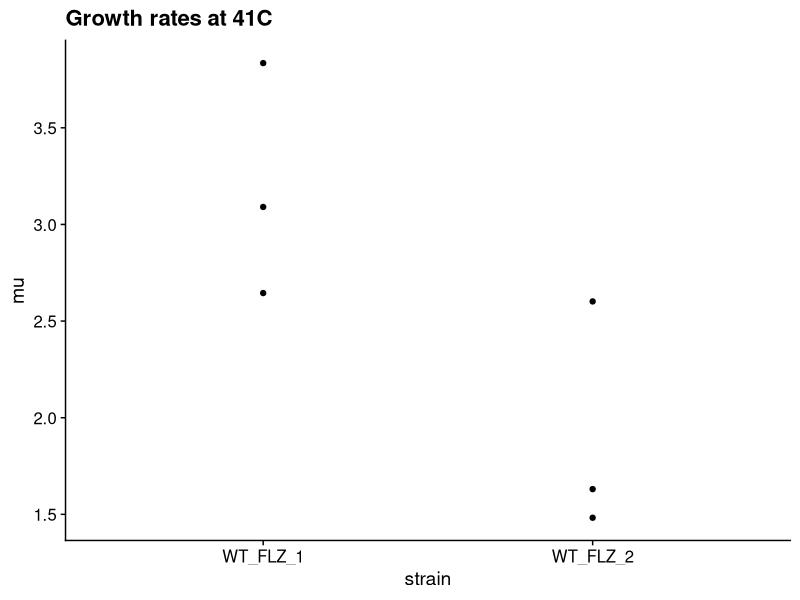
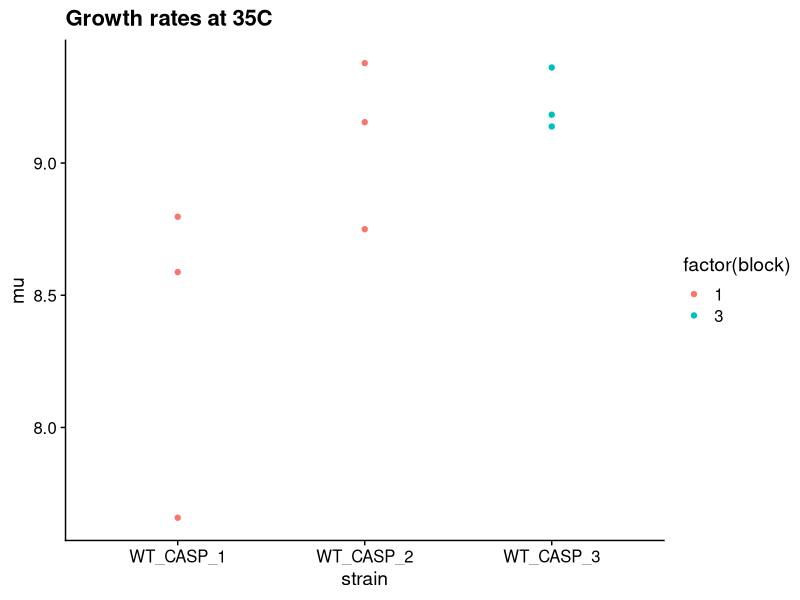
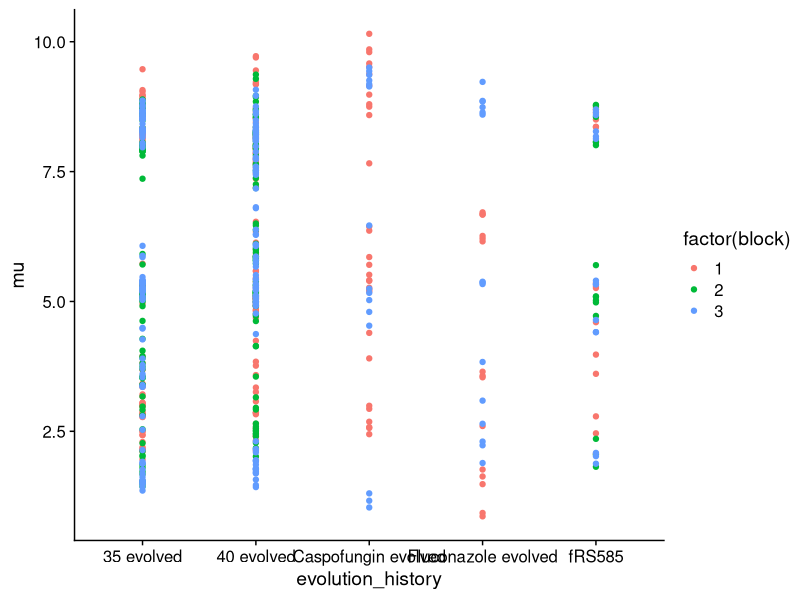
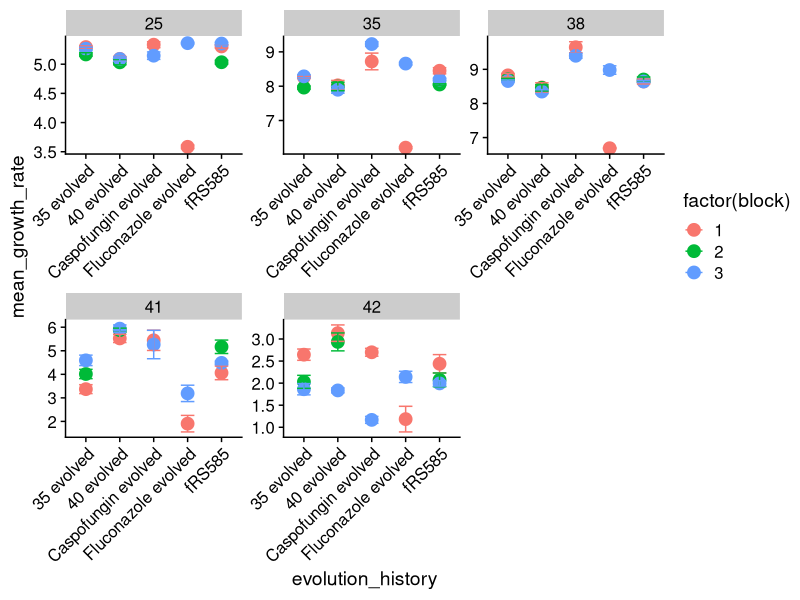
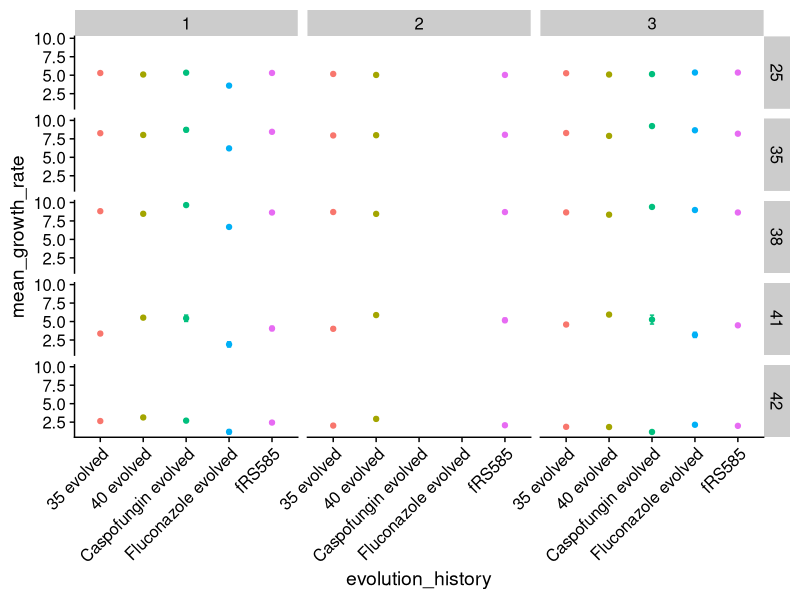
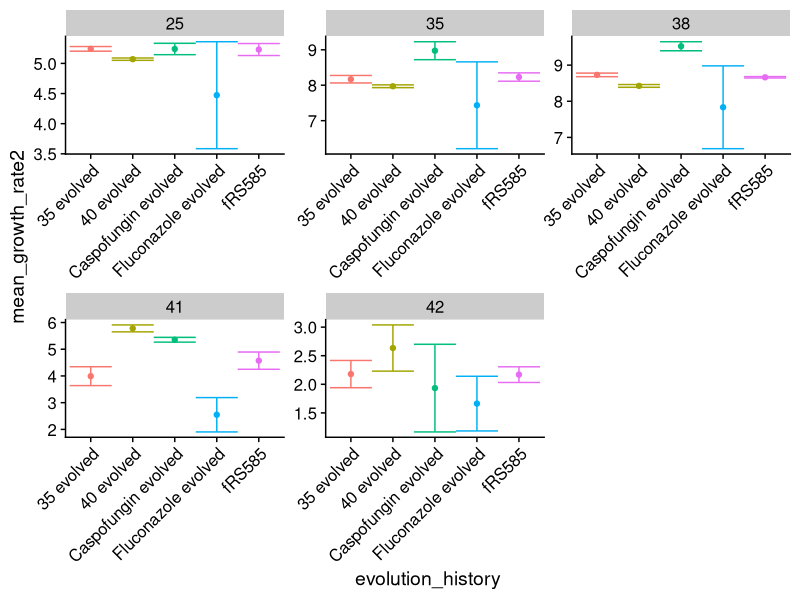
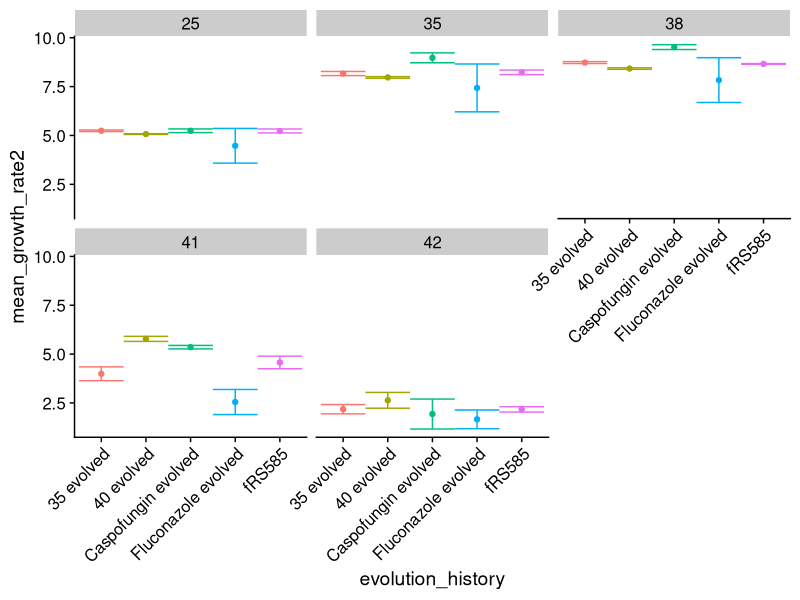
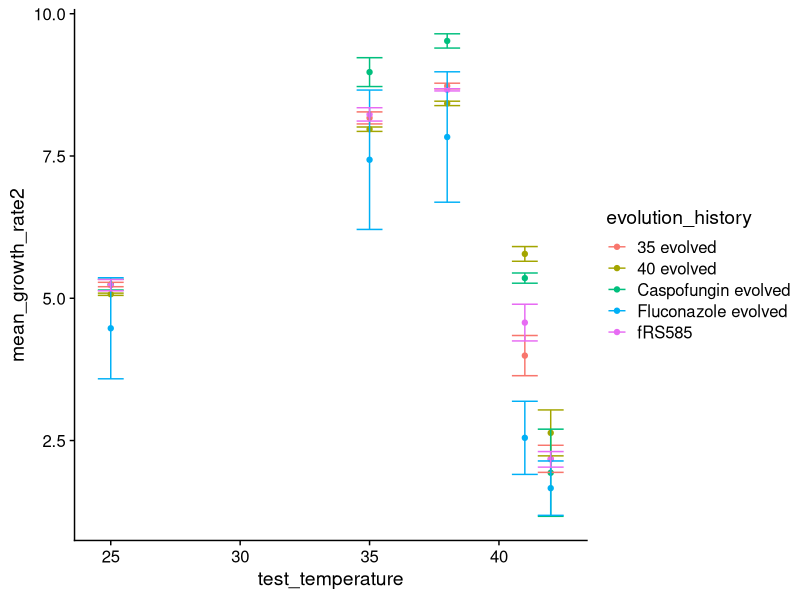

R code for these plots, in order:
### Summarise and visualize growth rates across blocks and temperatures

# Author: Joey Bernhardt
# Description: Reads the combined growth rate data produced by
#              09-growth-rates-no-lag.R and generates summary statistics
#              and visualizations of growth rates by evolution history,
#              temperature, and block.
# Input: "data-processed/all-blocks-growth-no-lag.csv"
# Output: figures/growth-41-fluconazole.png
#         figures/growth-35-caspofungin.png
#         figures/all-growth-rates.png
#         figures/all-growth-rates-same-scale-grid.png
#         figures/all-growth-rates-same-scale-wrap.png
#         figures/all-growth-rates-wrap.png
#         figures/all-growth-rates-wrap-no.png
#         figures/growth-rates-temp.png
# Requires: 09-growth-rates-no-lag.R (produces input file)
# Written for R version 4.2.3
# Last updated: April 01 2026

# load packages -----------------------------------------------------------

library(tidyverse)
library(cowplot)
theme_set(theme_cowplot())
library(plotrix)


# read in data ------------------------------------------------------------

all_blocks_no_lag <- read_csv("data-processed/all-blocks-growth-no-lag.csv")


# fluconazole and caspofungin diagnostic plots ----------------------------

all_blocks_no_lag %>%
  filter(test_temperature == 41) %>%
  filter(evolution_history == "Fluconazole evolved") %>%
  ggplot(aes(x = strain, y = mu)) + geom_point() +
  ggtitle("Growth rates at 41C")
ggsave("figures/growth-41-fluconazole.png", width = 8, height = 6)

all_blocks_no_lag %>%
  filter(test_temperature == 35) %>%
  filter(evolution_history == "Caspofungin evolved") %>%
  ggplot(aes(x = strain, y = mu, color = factor(block))) + geom_point() +
  ggtitle("Growth rates at 35C")
ggsave("figures/growth-35-caspofungin.png", width = 8, height = 6)


# summarise by evolution history, temperature, and block ------------------

all_blocks_no_lag %>%
  ggplot(aes(x = evolution_history, y = mu, color = factor(block))) + geom_point()

all_sum <- all_blocks_no_lag %>%
  group_by(evolution_history, test_temperature, block) %>%
  summarise(mean_growth_rate = mean(mu),
            se_growth_rate = std.error(mu))

all_sum %>%
  ggplot(aes(x = evolution_history, y = mean_growth_rate, color = factor(block))) + geom_point(size = 4) +
  geom_errorbar(aes(x = evolution_history, ymin = mean_growth_rate - se_growth_rate, ymax = mean_growth_rate + se_growth_rate), width = 0.4) +
  facet_wrap(~ test_temperature, scales = "free") +
  theme(axis.text.x = element_text(angle = 45, hjust = 1, vjust = 1))
ggsave("figures/all-growth-rates.png", width = 14, height = 6)

all_sum %>%
  ggplot(aes(x = evolution_history, y = mean_growth_rate, color = evolution_history)) + geom_point() +
  geom_errorbar(aes(x = evolution_history, ymin = mean_growth_rate - se_growth_rate, ymax = mean_growth_rate + se_growth_rate), width = 0.1) +
  facet_grid(test_temperature ~ block) +
  theme(legend.position = "none") +
  theme(axis.text.x = element_text(angle = 45, hjust = 1, vjust = 1))
ggsave("figures/all-growth-rates-same-scale-grid.png", width = 14, height = 6)


# summarise across blocks -------------------------------------------------

all_sum2 <- all_sum %>%
  dplyr::select(-se_growth_rate) %>%
  ungroup() %>%
  mutate(test_temperature = as.factor(test_temperature)) %>%
  dplyr::select(-block)

all_sum3 <- all_sum2 %>%
  group_by(evolution_history, test_temperature) %>%
  summarise(mean_growth_rate2 = mean(mean_growth_rate),
            se_growth_rate = plotrix::std.error(mean_growth_rate))

all_sum3 %>%
  ggplot(aes(x = evolution_history, y = mean_growth_rate2, color = evolution_history)) + geom_point() +
  geom_errorbar(aes(x = evolution_history, ymin = mean_growth_rate2 - se_growth_rate, ymax = mean_growth_rate2 + se_growth_rate), width = 1) +
  facet_wrap(~ test_temperature, scales = "free") +
  theme(legend.position = "none") +
  theme(axis.text.x = element_text(angle = 45, hjust = 1, vjust = 1))
ggsave("figures/all-growth-rates-same-scale-wrap.png", width = 14, height = 6)

all_sum3 %>%
  ggplot(aes(x = evolution_history, y = mean_growth_rate2, color = evolution_history)) + geom_point() +
  geom_errorbar(aes(x = evolution_history, ymin = mean_growth_rate2 - se_growth_rate, ymax = mean_growth_rate2 + se_growth_rate), width = 1) +
  facet_wrap(~ test_temperature) +
  theme(legend.position = "none") +
  theme(axis.text.x = element_text(angle = 45, hjust = 1, vjust = 1))
ggsave("figures/all-growth-rates-wrap.png", width = 14, height = 6)

all_sum3b <- all_sum3 %>%
  mutate(test_temperature = as.numeric(as.character(test_temperature)))

all_sum3b %>%
  ggplot(aes(x = test_temperature, y = mean_growth_rate2, color = evolution_history)) + geom_point() +
  geom_errorbar(aes(x = test_temperature, ymin = mean_growth_rate2 - se_growth_rate, ymax = mean_growth_rate2 + se_growth_rate), width = 1)
ggsave("figures/all-growth-rates-wrap-no.png", width = 14, height = 6)


# growth rates vs temperature (individual + mean) -------------------------

ab2 <- all_blocks_no_lag %>%
  filter(!evolution_history %in% c("Caspofungin evolved", "Fluconazole evolved")) %>%
  mutate(test_temperature = as.numeric(as.character(test_temperature)))

ggplot() +
  geom_jitter(aes(x = test_temperature, y = mu, color = evolution_history), data = ab2, alpha = 0.6) +
  geom_point() +
  geom_pointrange(aes(x = test_temperature, y = mean_growth_rate2,
                      ymin = mean_growth_rate2 - se_growth_rate,
                      ymax = mean_growth_rate2 + se_growth_rate,
                      color = evolution_history),
                  position = position_dodge2(width = 2),
                  data = filter(all_sum3b, !evolution_history %in% c("Caspofungin evolved", "Fluconazole evolved")),
                  size = 1) +
  geom_pointrange(aes(x = test_temperature, y = mean_growth_rate2,
                      ymin = mean_growth_rate2 - se_growth_rate,
                      ymax = mean_growth_rate2 + se_growth_rate),
                  shape = 21, color = "black",
                  position = position_dodge2(width = 2),
                  data = filter(all_sum3b, !evolution_history %in% c("Caspofungin evolved", "Fluconazole evolved")),
                  size = 1) +
  ylab("Growth rate (per day)") +
  xlab("Temperature (C)")
ggsave("figures/growth-rates-temp.png", width = 8, height = 6)
